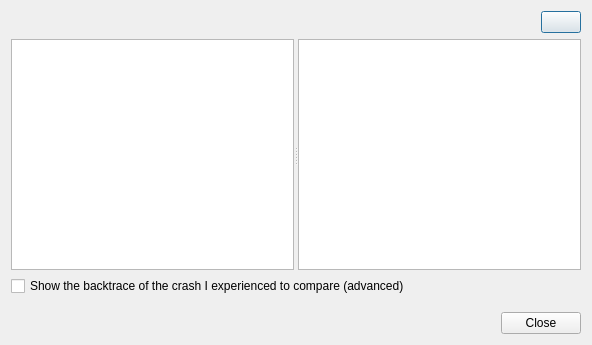
<?xml version="1.0" encoding="UTF-8"?>
<ui version="4.0">
 <class>AssistantPageBugzillaDuplicatesDialog</class>
 <widget class="QDialog" name="AssistantPageBugzillaDuplicatesDialog">
  <property name="geometry">
   <rect>
    <x>0</x>
    <y>0</y>
    <width>592</width>
    <height>345</height>
   </rect>
  </property>
  <property name="minimumSize">
   <size>
    <width>400</width>
    <height>300</height>
   </size>
  </property>
  <layout class="QVBoxLayout" name="verticalLayout_3">
   <item>
    <layout class="QHBoxLayout" name="horizontalLayout_2">
     <item>
      <widget class="StatusWidget" name="m_statusWidget" native="true">
       <property name="sizePolicy">
        <sizepolicy hsizetype="Preferred" vsizetype="Maximum">
         <horstretch>0</horstretch>
         <verstretch>0</verstretch>
        </sizepolicy>
       </property>
      </widget>
     </item>
     <item>
      <widget class="QLabel" name="m_linkLabel">
       <property name="sizePolicy">
        <sizepolicy hsizetype="Preferred" vsizetype="Maximum">
         <horstretch>0</horstretch>
         <verstretch>0</verstretch>
        </sizepolicy>
       </property>
       <property name="openExternalLinks">
        <bool>true</bool>
       </property>
      </widget>
     </item>
     <item>
      <widget class="QPushButton" name="m_retryButton">
       <property name="sizePolicy">
        <sizepolicy hsizetype="Maximum" vsizetype="Fixed">
         <horstretch>0</horstretch>
         <verstretch>0</verstretch>
        </sizepolicy>
       </property>
      </widget>
     </item>
    </layout>
   </item>
   <item>
    <widget class="QSplitter" name="m_reportSplitter">
     <property name="orientation">
      <enum>Qt::Horizontal</enum>
     </property>
     <widget class="QWidget" name="verticalLayoutWidget">
      <layout class="QVBoxLayout" name="verticalLayout_2">
       <item>
        <widget class="QTextBrowser" name="m_infoBrowser"/>
       </item>
      </layout>
     </widget>
     <widget class="QWidget" name="layoutWidget">
      <layout class="QVBoxLayout" name="verticalLayout">
       <item>
        <widget class="QTextBrowser" name="m_backtraceBrowser"/>
       </item>
      </layout>
     </widget>
    </widget>
   </item>
   <item>
    <widget class="QCheckBox" name="m_showOwnBacktraceCheckBox">
     <property name="text">
      <string comment="@option:check user must check this to preview the own backtrace (in order to compare it with the one in the showed report)">Show the backtrace of the crash I experienced to compare (advanced)</string>
     </property>
    </widget>
   </item>
   <item>
    <spacer name="verticalSpacer">
     <property name="orientation">
      <enum>Qt::Vertical</enum>
     </property>
     <property name="sizeType">
      <enum>QSizePolicy::Fixed</enum>
     </property>
     <property name="sizeHint" stdset="0">
      <size>
       <width>20</width>
       <height>10</height>
      </size>
     </property>
    </spacer>
   </item>
   <item>
    <widget class="QDialogButtonBox" name="buttonBox">
     <property name="standardButtons">
      <set>QDialogButtonBox::Close</set>
     </property>
    </widget>
   </item>
  </layout>
 </widget>
 <customwidgets>
  <customwidget>
   <class>StatusWidget</class>
   <extends>QWidget</extends>
   <header>statuswidget.h</header>
   <container>1</container>
  </customwidget>
 </customwidgets>
 <resources/>
 <connections>
  <connection>
   <sender>buttonBox</sender>
   <signal>accepted()</signal>
   <receiver>AssistantPageBugzillaDuplicatesDialog</receiver>
   <slot>accept()</slot>
   <hints>
    <hint type="sourcelabel">
     <x>514</x>
     <y>333</y>
    </hint>
    <hint type="destinationlabel">
     <x>515</x>
     <y>344</y>
    </hint>
   </hints>
  </connection>
  <connection>
   <sender>buttonBox</sender>
   <signal>rejected()</signal>
   <receiver>AssistantPageBugzillaDuplicatesDialog</receiver>
   <slot>reject()</slot>
   <hints>
    <hint type="sourcelabel">
     <x>259</x>
     <y>331</y>
    </hint>
    <hint type="destinationlabel">
     <x>260</x>
     <y>345</y>
    </hint>
   </hints>
  </connection>
 </connections>
</ui>
